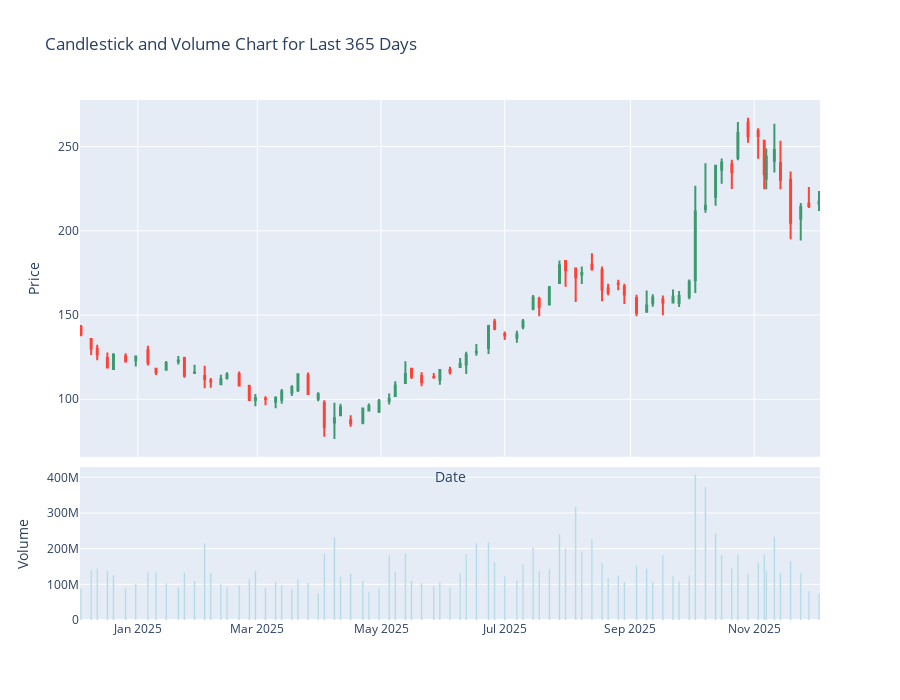

The notebook cell this image was saved under:
### Markdown cell above
### 📈 Visualization: Resampled OHLCV Candlestick Chart

### Code cell
# Plot the resampled data for last 100 days
from plotly.subplots import make_subplots
import plotly.graph_objects as go

# Candle plot for last 100 days
filtered_data = duckdb_result[(duckdb_result['symbol'] == 'AMD') & (duckdb_result['date'] >= (duckdb_result['date'].max() - pd.Timedelta(days=365)))]

fig = make_subplots(
    rows=2,
    cols=1,
    shared_xaxes=True,
    vertical_spacing=0.02,
    row_heights=[0.7, 0.3]  # Candlestick gets more height than volume
)

# Add candlestick trace to row=1, col=1
fig.add_trace(
    go.Candlestick(
        x=filtered_data['date'],
        open=filtered_data['open'],
        high=filtered_data['high'],
        low=filtered_data['low'],
        close=filtered_data['close'],
        name='Candlestick'
    ),
    row=1,
    col=1
)

# Add volume trace to row=2, col=1
fig.add_trace(
    go.Bar(
        x=filtered_data['date'],
        y=filtered_data['volume'],
        name='Volume',
        marker_color='lightblue'
    ),
    row=2,
    col=1
)

# Update y-axes titles individually
fig.update_yaxes(title_text='Price', row=1, col=1)
fig.update_yaxes(title_text='Volume', row=2, col=1)

# General layout updates
fig.update_layout(
    title='Candlestick and Volume Chart for Last 365 Days',
    xaxis=dict(title='Date', rangeslider_visible=False),
    height=700,
    showlegend=False
)

# Show the plot
fig.show()
